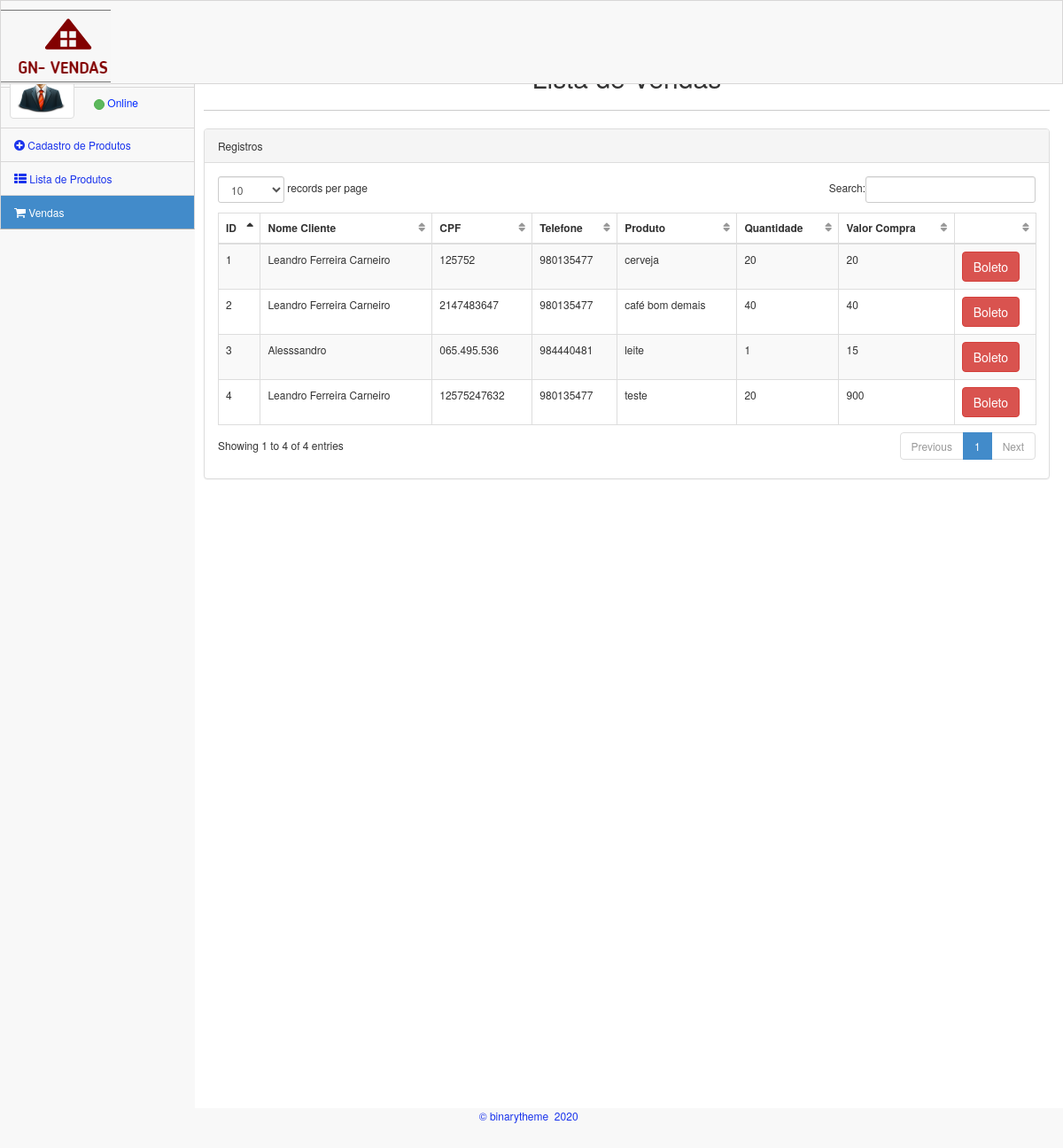
/lista_compras.php, run on the app's committed database.
### tables this page shows
CREATE TABLE IF NOT EXISTS `compras` (
  `id_compra` int(11) NOT NULL AUTO_INCREMENT,
  `id_produto` int(11) NOT NULL,
  `quant_produto` int(11) NOT NULL,
  `nome_comprador` varchar(100) NOT NULL,
  `cpf_comprador` varchar(11) NOT NULL,
  `tel_comprador` varchar(11) NOT NULL,
  `valor_compra` varchar(10) NOT NULL,
  PRIMARY KEY (`id_compra`)
);

CREATE TABLE IF NOT EXISTS `produtos` (
  `id` int(10) NOT NULL AUTO_INCREMENT,
  `nome_prod` varchar(100) NOT NULL,
  `codigo` varchar(13) NOT NULL,
  `valor` varchar(10) NOT NULL,
  `estoque` varchar(10) NOT NULL,
  PRIMARY KEY (`id`)
);

### lista_compras.php (the view, shortened to what this page needs)
<!DOCTYPE html>
<html lang="pt-br">
<head>
    <link rel="stylesheet" href="estilo/plugins/bootstrap/css/bootstrap.css" />
    <link rel="stylesheet" href="estilo/css/main.css" />
    <link rel="stylesheet" href="estilo/css/theme.css" />
    <link rel="stylesheet" href="estilo/css/MoneAdmin.css" />
    <link rel="stylesheet" href="estilo/plugins/Font-Awesome/css/font-awesome.css" />
    <link href="estilo/plugins/dataTables/dataTables.bootstrap.css" rel="stylesheet" />
</head>
<?
  include "connect.php";
?>
<body class="padTop53 " >
    <div id="wrap">
        <div id="top">
            <nav class="navbar navbar-inverse navbar-fixed-top " style="padding-top: 10px;">
                <header class="navbar-header">
                    <a href="index.php" class="navbar-brand">
                    <img src="estilo/img/logo.png" alt="" />
                   </a>
                </header>
            </nav>
        </div>
       <div id="left">
            <div class="media user-media well-small">
                <a class="user-link" href="#">
                <img class="media-object img-thumbnail user-img" alt="User Picture" src="estilo/img/user.png" />
                </a>
                <br />
                <div class="media-body">
                    <h5 class="media-heading">User</h5>
                    <ul class="list-unstyled user-info">
                        <li>
                             <a class="btn btn-success btn-xs btn-circle" style="width: 10px;height: 12px;"></a> Online
                        </li>
                    </ul>
                </div>
                <br />
            </div>
            <ul id="menu" class="collapse">
                <li><a href="index.php" ><i class="icon-plus-sign"></i> Cadastro de Produtos</a></li>
                <li><a href="lista_produtos.php"><i class="icon-th-list"></i> Lista de Produtos</a>
                <li class="panel active"><a href="lista_compras.php"><i class="icon-shopping-cart"></i> Vendas</a>
            </ul>
        </div>
        <div id="content">
            <div class="inner">
                <div class="row">
                    <div class="col-lg-12">
                        <h2 align="center"> Lista de Vendas</h2>
                    </div>
                </div>
                <hr />
                <div class="row">
                <div class="col-lg-12">
                    <div class="panel panel-default">
                        <div class="panel-heading">
                            Registros
                        </div>
                        <div class="panel-body">
                            <div class="table-responsive">
                                <table class="table table-striped table-bordered table-hover" id="dataTables-example">
                                    <thead>
                                        <tr>
                                            <th>ID</th>
                                            <th>Nome Cliente</th>
                                            <th>CPF</th>
                                            <th>Telefone</th>
                                            <th>Produto</th>
                                            <th>Quantidade</th>
                                            <th>Valor Compra</th>
                                            <th></th>
                                        </tr>
                                    </thead>
                                    <tbody>
                                        <?
                                        $sql= "SELECT * FROM compras as c, produtos as p WHERE c.id_produto=p.id";
                                        $resp = mysql_query($sql,$conexao);
                                        while($row=mysql_fetch_array($resp)){
										?>
                                      <tr class="odd gradeX">
                                            <td><? echo $id_compra = $row['id_compra'];?></td>
                                            <td><? echo $row['nome_comprador'];?></td>
                                            <td><? echo $row['cpf_comprador'];?></td>
                                            <td class="center"><? echo $row['tel_comprador'];?></td>
                                            <td class="center"><? echo $row['nome_prod'];?></td>
                                            <td class="center"><? echo $row['quant_produto'];?></td>
                                            <td class="center"><? echo $row['valor_compra'];?></td>
                                              <td width="10%" title="Comprar">
                                              <a href="#" onclick="return abrirPopup('<?php echo "compra.php?id_prod=$id_produto"; ?>', 1000, 800)"> <input type="submit" value="Boleto" class="btn btn-danger" /></a></td>
                                        </tr>
                                      <? } ?>
                                    </tbody>
                                </table>
                            </div>
                        </div>
                    </div>
                </div>
            </div>
        </div>
    </div>
    <div id="footer">
        <p>&copy;  binarytheme &nbsp;2020 &nbsp;</p>
    </div>
</body>
</html>

### estilo/css/main.css (style rules this page uses)
#wrap { margin: 0 auto; }
#footer { height: 48px; background-color: #222222; }
@media (min-width: 768px) { html, body { height: 100%; } }
@media (min-width: 768px) { #wrap { height: auto !important; height: 100%; min-height: 100%; padding: 0 0 48px; margin-bottom: -48px; } }
body.padTop53 { padding-top: 75px; overflow: visible; }
@media (min-width: 802px) { body.padTop53 { padding-top: 51px; } }
#wrap:before, #top:before, .head:before, #footer:before, #wrap:after, #top:after, .head:after, #footer:after { display: table; content: " "; }
#wrap:after, #top:after, .head:after, #footer:after { clear: both; }
#wrap { background-color: #f8f8f8; }
@media (min-width: 768px) { #left { position: relative; float: left; width: 100px; } }
@media (min-width: 768px) { #content { margin-left: 700px; } }
@media (min-width: 768px) { #left { margin-bottom: -10px; } }
@media (min-width: 992px) { #left { width: 220px; } }
@media (min-width: 992px) { #content { margin-left: 220px; } }
#top .navbar { margin-bottom: 0; border:1px solid rgb(216, 215, 215); background-color:#f8f8f8; }
#top .navbar-brand { padding: 0; }
.user-media { display: none; color:#0029FF; border-right:1px solid rgb(216, 215, 215); border-left:1px solid rgb(216, 215, 215); }
@media (min-width: 768px) { .user-media { display: block; } }
@media (min-width: 768px) { .user-media .media-body { display: none; } }
@media (min-width: 768px) { .user-media .user-link { position: relative; display: block; margin-right: auto; margin-left: auto; } }
@media (min-width: 768px) { .user-media .user-link .user-img { margin: 10px auto; } }
@media (min-width: 992px) { .user-media .user-link { float: left; } }
@media (min-width: 992px) { .user-media .user-link .user-img { margin: 10px; } }
@media (min-width: 992px) { .user-media .media-body { display: block; float: left; margin-left: 12px; } }
@media (min-width: 992px) { .user-media .media-body h5.media-heading { font-size: 18px; padding-top: 8px; margin-bottom: 11px; color: #050505; font-weight: bolder; } }
#menu { position: relative; overflow: hidden; border-right:1px solid rgb(216, 215, 215); border-left:1px solid rgb(216, 215, 215); background-color:#f8f8f8; border-bottom: 1px solid rgba(0, 0, 0, 0.3); -webkit-box-shadow: 0 1px 0 rgba(255, 255, 255, 0.05); box-shadow: 0 1px 0 rgba(255, 255, 255, 0.05); }
#menu, #menu ul { padding: 0; margin: 0; list-style: none; }
@media (min-width: 768px) { #menu.collapse { display: inherit !important; } }
#menu > li { position: relative; display: block; margin: 0; border-width: 0; border-radius: 0; }
#menu > li > a { position: relative; display: block; padding: 10px 15px; color: #1933EC; border-top:1px solid rgb(216, 215, 215); }
#menu > li.active > a { color: #fff; background-color: #428bca; }
#menu > li.panel { background-color: transparent; }
#menu li > a { text-decoration: none; }
#menu > li.active > a { position: relative; }
@media (min-width: 768px) { .mini-sidebar #menu > li > a, #menu > li > a { text-align: center; } }
@media (min-width: 768px) { .mini-sidebar #menu > li > a > i, #menu > li > a > i { display: block; font-size: 20px; } }
@media (min-width: 768px) { #menu:after, .mini-sidebar #menu:after { position: absolute; top: 0; right: 0; bottom: 0; left: 0; display: block; width: 0; -webkit-box-shadow: 97px 1px 5px 2px rgba(0, 0, 0, 0.6); box-shadow: 97px 1px 5px 2px rgba(0, 0, 0, 0.6); } }
@media (min-width: 992px) { #menu > li > a { text-align: left; } }
@media (min-width: 992px) { #menu > li > a > i { display: inline; font-size: 14px; } }
@media (min-width: 992px) { #menu:after { -webkit-box-shadow: 217px 1px 5px 2px rgba(0, 0, 0, 0.6); box-shadow: 217px 1px 5px 2px rgba(0, 0, 0, 0.6); } }
#content { -webkit-transition: margin 0.4s; transition: margin 0.4s; }
.inner { position: relative; min-height: 1px; padding-right: 15px; padding-left: 10px; background: #fff; border: 0px solid #e4e4e4; min-height:1200px; }
@media (min-width: 768px) { .inner { float: left; width: 100%; } }
.inner .row { margin-right: -15px; margin-left: -15px; }
#footer { margin: 0 auto; color: #1933EC; background-color:#f8f8f8; border:1px solid rgb(216, 215, 215); }
#footer p { padding: 12px 0 0; text-align: center; }
.btn-circle { width: 40px; height: 40px; padding: 8px 10px; border-radius: 500px; }
.btn-circle.btn-xs { width: 20px; height: 20px; padding: 0 5px; }
.inner hr { margin-top: 10px; border-top-color: #ccc; }

### data on the page
compras: id_compra "1", nome_comprador "Leandro Ferreira Carneiro", cpf_comprador "125752", tel_comprador "980135477", id_produto.nome_prod "cerveja", quant_produto "20", valor_compra "20"
compras: id_compra "2", nome_comprador "Leandro Ferreira Carneiro", cpf_comprador "2147483647", tel_comprador "980135477", id_produto.nome_prod "café bom demais", quant_produto "40", valor_compra "40"
compras: id_compra "3", nome_comprador "Alesssandro", cpf_comprador "065.495.536", tel_comprador "984440481", id_produto.nome_prod "leite", quant_produto "1", valor_compra "15"
compras: id_compra "4", nome_comprador "Leandro Ferreira Carneiro", cpf_comprador "12575247632", tel_comprador "980135477", id_produto.nome_prod "teste", quant_produto "20", valor_compra "900"
